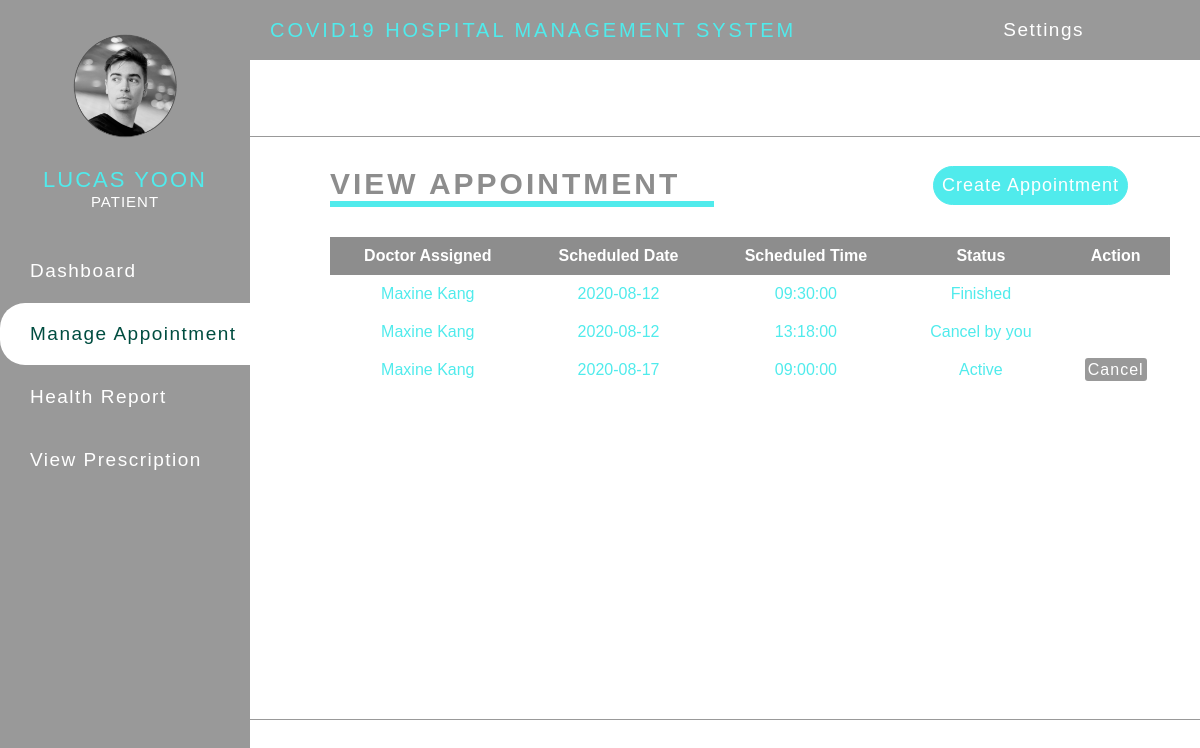
Screenshot of /patient/appointment.php (signed in) with the database file from the repository.
### tables this page shows
CREATE TABLE `patient` (
  `patient_ID` int(11) NOT NULL,
  `doctor_ID` int(20) NOT NULL,
  `pFullName` varchar(255) NOT NULL,
  `pUsername` varchar(255) NOT NULL,
  `pPassword` varchar(255) NOT NULL,
  `pEmail` varchar(255) NOT NULL,
  `pNumber` varchar(50) NOT NULL,
  `pAge` int(20) NOT NULL,
  `pBirthday` date NOT NULL,
  `pAddress` varchar(255) NOT NULL,
  `pGender` varchar(255) NOT NULL,
  `pProfilepic` varchar(255) NOT NULL
);

CREATE TABLE `appointment` (
  `count` int(11) NOT NULL,
  `patient_ID` int(11) NOT NULL,
  `doctor_ID` int(11) NOT NULL,
  `schedDate` date NOT NULL,
  `schedTime` time NOT NULL,
  `ptnStatus` int(11) NOT NULL,
  `docStatus` int(11) NOT NULL
);

CREATE TABLE `doctor` (
  `doctor_ID` int(11) NOT NULL,
  `dFullName` varchar(255) NOT NULL,
  `dUsername` varchar(255) NOT NULL,
  `dPassword` varchar(255) NOT NULL,
  `dEmail` varchar(255) NOT NULL,
  `dNumber` varchar(50) NOT NULL,
  `dAge` int(20) NOT NULL,
  `dBirthday` date NOT NULL,
  `dAddress` varchar(255) NOT NULL,
  `dGender` varchar(255) NOT NULL,
  `dProfilepic` varchar(255) NOT NULL,
  `dSpecialization` varchar(255) NOT NULL
);

### patient/appointment.php (the view, shortened to what this page needs)
<?php
	include("../include/config.php");
?>
<!DOCTYPE html>
<html lang="en">
	<head>
		<link rel="stylesheet" href="styles.css">
	</head>
	<body>
	<?php include('navigation.php');?>
	<a class="add" href="make-appoint.php">Create Appointment</a>
	<div class="bd-box">
	<h3>VIEW APPOINTMENT</h3>
	<hr>
	<table>
		<thead>
			<tr>
			<th>Doctor Assigned</th>
			<th>Scheduled Date</th>
			<th>Scheduled Time</th>
			<th>Status</th>
			<th>Action</th>
			</tr>
		</thead>
		<tbody>
	<?php include('../include/config.php');
		$sql= mysqli_query($conn, "SELECT doctor.dFullName as name,appointment.*  from appointment
			join doctor on doctor.doctor_ID = appointment.doctor_ID
			where appointment.patient_ID='$id'");
		while($row = mysqli_fetch_array($sql)){
	?>
	<tr>
	<td><?php echo $row['name'];?></td>
	<td><?php echo $row['schedDate'];?></td>
	<td><?php echo $row['schedTime'];?></td>
	<td>
	<?php if(($row['ptnStatus']==1) && ($row['docStatus']==1))
		{
			echo "Active";
		}
		if(($row['ptnStatus']==0) && ($row['docStatus']==1))
		{
			echo "Finished";
		}
		if(($row['ptnStatus']==1) && ($row['docStatus']==0))
		{
			echo "Cancel by you";
		}
	?></td>
	<td>
	<?php if(($row['ptnStatus']==1) && ($row['docStatus']==1))
	{ ?>
	<a href="appointment.php?id=<?php echo $row['count']?>&cancel=update" onClick="return confirm('Are you sure you want to cancel this appointment ?')"
	class="icn" title="Cancel Appointment" tooltip-placement="top" tooltip="Remove">Cancel</a>
	<?php } ?>
	</td></tr>
	<?php } ?>
		</tbody>
	</table>
	</div>
	<br><br><br><br><br>
	</body>
</html>

### patient/navigation.php (shortened to what this page needs)
<?php
	include("../include/config.php");
	$id = $_SESSION['id'];
	$query = mysqli_query($conn, "SELECT * FROM patient where patient_ID = '$id'");
	$row = mysqli_fetch_array($query);
?>
<div class="wrapper" id="wrapper">
  <div class="top_navbar">
    <div class="menu">
      <div class="logo">
       COVID19 Hospital Management System
      </div>
	  <div class="dropdown">
		<button onclick="myFunction()" class="dbtn">Settings</span></button>
    </div>
  </div>
  <div class="main_container">
      <div class="sidebar">
          <div class="sidebar__inner">
			<div class="profile_info">
					<div class="img_holder">
						<?php echo "<img src='../img/profile/".$row['pProfilepic']."' >"; ?>
					</div>
					<br>
					<p class="title"><?php echo $row['pFullName']; ?></p>
					<p class="sub_title">PATIENT</p>
				</div>
            <ul class="lists">
              <li>
                <a href="home.php">
                  <span class="title">Dashboard</span>
                </a>
              </li>
              <li>
                <a href="appointment.php">
                  <span class="title">Manage Appointment</span>
                </a>
              </li>
              <li>
			  <a href="report.php">
                  <span class="title">Health Report</span>
                </a>
              </li>
              <li>
                <a href="prescription.php">
                  <span class="title">View Prescription</span>
                </a>
              </li>
            </ul>
          </div>
      </div>
  </div>
</div>

### patient/styles.css (style rules this page uses)
* { margin: 0; padding: 0; list-style: none; box-sizing: border-box; text-decoration: none; font-family: Helvetica; }
.bd-box { margin-top: 136px; border-top: 1px solid #999; border-bottom: 1px solid #999; }
.bd-box h3 { padding-top: 30px; margin-left: 330px; color: #8d8d8d; font-size: 30px; letter-spacing: 3px; }
.bd-box hr { width: 32%; margin-left: 330px; padding: 3px; background: #50ebec; border: none; }
.add { margin-right: 6%; margin-top: 2.5%; float: right; border: 1px solid #50ebec; padding: 8px; background-color: #50ebec; color: white; font-size: 18px; letter-spacing: 1px; border-radius: 50px; }
.icn { padding: 3px; border-radius: 3px; background-color: #999; font-size: 16px; color: #fff; cursor: pointer; letter-spacing: 1px; }
.wrapper { width: 100%; height: 100%; }
.top_navbar { background: #999; height: 60px; display: flex; position: fixed; width: 100%; top: 0; }
.top_navbar .menu { width: calc(100% - 80px); height: 100%; display: flex; justify-content: space-between; align-items: center; padding: 0 20px; }
.top_navbar .menu .logo { color: #50ebec; text-transform: uppercase; letter-spacing: 3px; margin-left: 250px; font-size: 20px; }
.main_container .sidebar { position: fixed; top: 0; left: 0; width: 250px; height: 100%; background: #999; }
.main_container .sidebar .sidebar__inner { position: relative; }
.main_container .sidebar .profile_info { text-align: center; padding: 30px 10px; }
.main_container .sidebar .profile_info img { width: 110px; }
.main_container .sidebar .profile_info .title { font-size: 22px; letter-spacing: 2px; color: #50ebec; text-transform: uppercase; }
.main_container .sidebar .profile_info .sub_title { font-size: 15px; color: #fff; letter-spacing: 1px; }
.main_container .sidebar ul li a { letter-spacing: 1.5px; color: #fff; font-size: 19px; padding: 20px 30px; white-space: nowrap; display: flex; align-items: center; margin-bottom: 1px; transition: all 0.3s ease; }
.main_container .sidebar ul li a span { display: inline-block; }
.main_container .sidebar ul li a:hover, .main_container .sidebar ul li a.active { background: #fff; color: #004D40; border-top-left-radius: 25px; border-bottom-left-radius: 25px; }
.dbtn { background-color: #999; color: white; padding: 16px; font-size: 19px; border: none; cursor: pointer; letter-spacing: 1.5px; }
.dropdown { position: relative; display: inline-block; }
table { margin-top: 30px; margin-left: 330px; margin-bottom: 330px; border-collapse: collapse; width: 70%; color: #50ebec; font-size: 16px; text-align: center; }
td { padding: 10px; }
th { background-color: #8d8d8d; color: white; padding: 10px; }
tr:nth-child(even) { background-color: white; padding: 10px; }

### rows the page displays
patient: pProfilepic (picture), pFullName "LUCAS YOON"
appointment: doctor_ID.dFullName "Maxine Kang", schedDate "2020-08-12", schedTime "09:30:00", ptnStatus "Finished"
appointment: doctor_ID.dFullName "Maxine Kang", schedDate "2020-08-12", schedTime "13:18:00", ptnStatus "Cancel by you"
appointment: doctor_ID.dFullName "Maxine Kang", schedDate "2020-08-17", schedTime "09:00:00", ptnStatus "Active"
